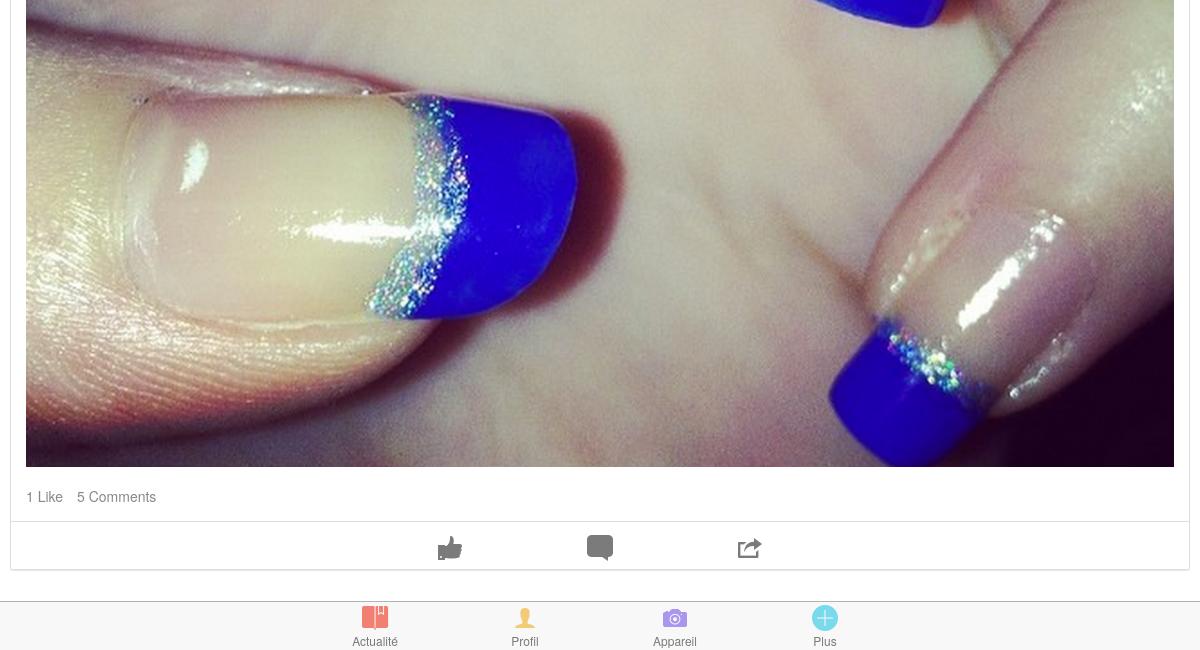
Page /vue-actu.php (lower part) on the earlier database version.
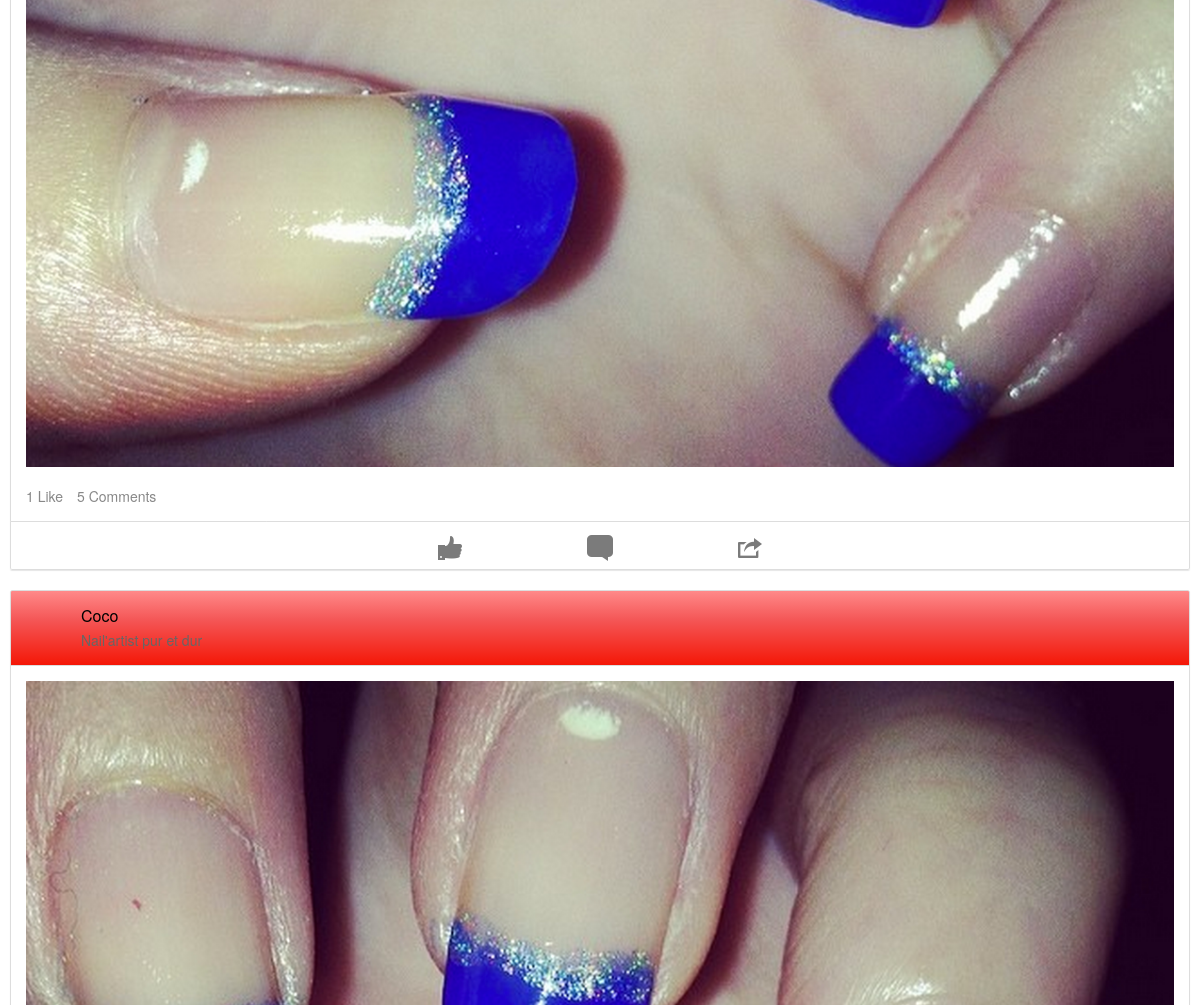
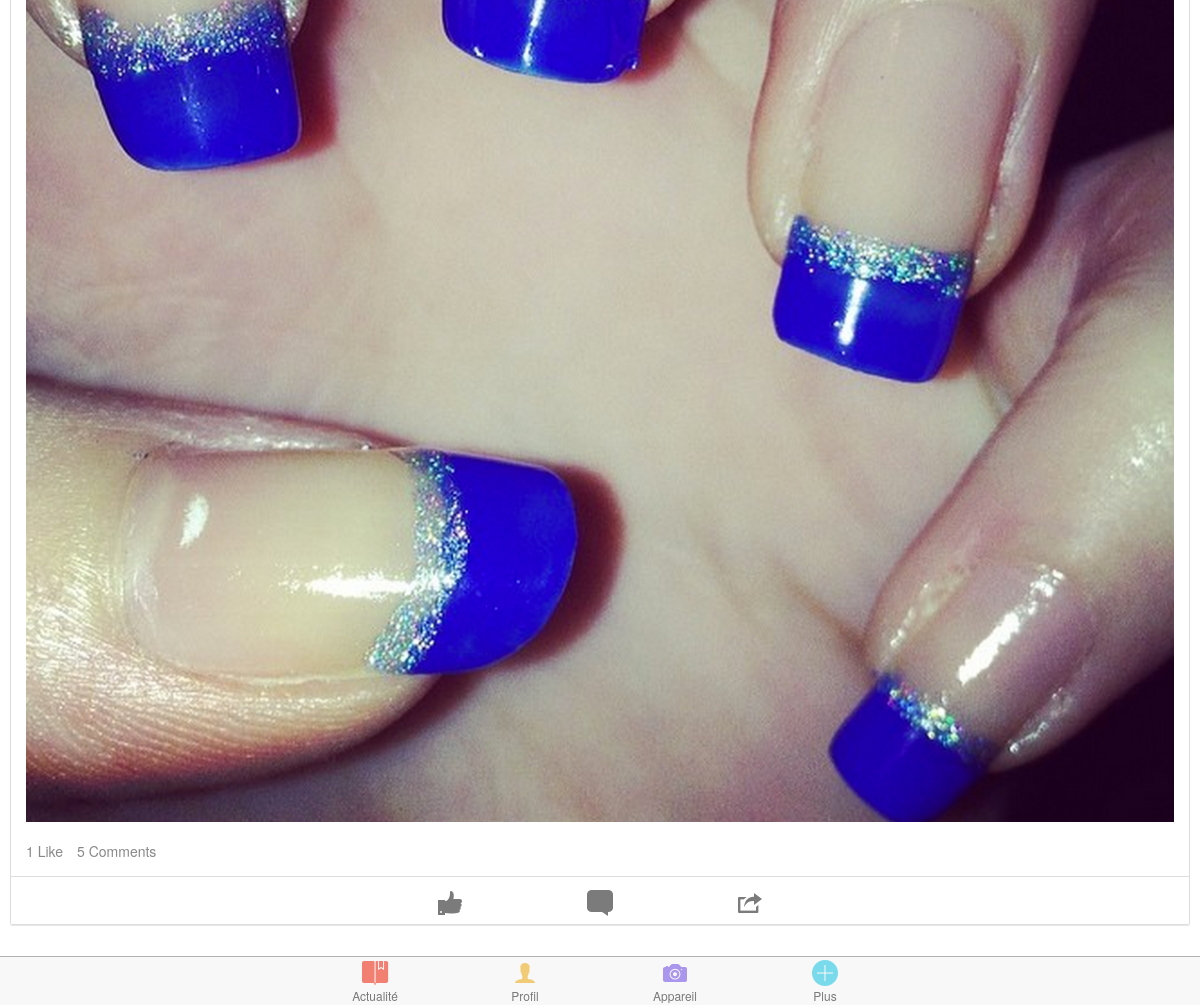
Same page on the later database version (2 pictures, top to bottom).
### tables this page shows
CREATE TABLE IF NOT EXISTS `utilisateur` (
  `id_user` int(11) NOT NULL AUTO_INCREMENT,
  `nom` varchar(50) NOT NULL,
  `prenom` varchar(50) NOT NULL,
  `pseudo` varchar(30) NOT NULL,
  `mot_de_passe` varchar(50) NOT NULL,
  `date_naissance` date DEFAULT NULL,
  `lien_photo` varchar(200) DEFAULT NULL,
  `description_user` varchar(300) DEFAULT NULL,
  `id_localisation_user` int(11) DEFAULT NULL,
  PRIMARY KEY (`id_user`),
  KEY `id_localisation_user` (`id_localisation_user`)
);

### www/vue-actu.php (the view, shortened to what this page needs)
<?php
  require_once("header.php");
?>
<?php
$query='SELECT * FROM  `Utilisateur`';
$All_util = mysql_query($query) or die("Erreur SQL !<br /><br />" . $query . "<br /><br />" . mysql_error());
?>
<body ng-app="starter">
  <ion-pane>
    <ion-content>
    <?php
    while($util = mysql_fetch_array($All_util))
    {
    ?>
      <div class="list card">
        <div class="item item-avatar red-cards">
          <h2><?php echo $util['pseudo']; ?></h2>
          <p>Nail'artist pur et dur</p>
        </div>
        <div class="item item-body ">
          <img class="full-image" src="img/ongle.png">
          <p>
            <a href="#" class="subdued">1 Like</a>
            <a href="#" class="subdued">5 Comments</a>
          </p>
        </div>
        <div class="item tabs tabs-secondary tabs-icon">
          <a class="tab-item" href="#"> <i class="icon ion-thumbsup"></i>
          </a>
          <a class="tab-item" href="#"> <i class="icon ion-chatbox"></i>
          </a>
          <a class="tab-item" href="#">
            <i class="icon ion-share"></i>
          </a>
        </div>
      </div>
      <?php
    };
    ?>
      <div class="space-tab"></div>
    </ion-content>
  </ion-pane>
</body>
<?php
  require_once("nav.php");
  require_once("footer.php");
?>

### www/header.php (shortened to what this page needs)
<!DOCTYPE html>
<html>
  <head>
    <link href="lib/ionic/css/ionic.css" rel="stylesheet">
    <link href="css/style.css" rel="stylesheet">
  </head>

### www/nav.php
<div class="tabs tabs-icon-top">
  <a class="tab-item" href="vue-actu.php">
    <i class="icon ion-ios7-bookmarks custom-actu"></i>
    Actualité
  </a>
  <a class="tab-item" href="vue-profil.php">
    <i class="icon ion-ios7-person custom-profil"></i>
    Profil
  </a>
  <a class="tab-item" href="vue-appareil.php">
    <i class="icon ion-ios7-camera custom-app"></i>
    Appareil
  </a>
  <a class="tab-item" href="vue-plus.php">
    <i class="icon ion-ios7-plus custom-plus"></i>
    Plus
  </a>
</div>

### www/footer.php (shortened to what this page needs)
</html>

### www/css/style.css (style rules this page uses)
.custom-actu { color : #EF4E3A; }
.custom-profil { color: #F0B840; }
.custom-app { color : #8A6DE9; }
.custom-plus { color : #43CEE6; }
.space-tab { height: 60px; }
.red-cards { background: #ff8989; background: -moz-linear-gradient(top, #ff8989 0%, #f45555 40%, #f41707 100%); background: -webkit-gradient(linear, left top, left bottom, color-stop(0%,#ff8989), color-stop(40%,#f45555), color-stop(100%,#f41707)); background: -webkit-linear-gradient(top, #ff8989 0%,#f45555 40%,#f41707 100%); background: -o-linear-gradient(top, #ff8989 0%,#f45555 40%,#f41707 100%); background: -ms-linear-gradient(top, #ff8989 0%,#f45555 40%,#f41707 100%); background: linear-gradient(to bottom, #ff8989 0%,#f45555 40%,#f41707 100%); filter: progid:DXImageTransform.Microsoft.gradient( startColorstr='#ff8989', endColorstr='#f41707',GradientType=0 ); }

Differences in the rows shown:
added utilisateur: pseudo "Coco"
